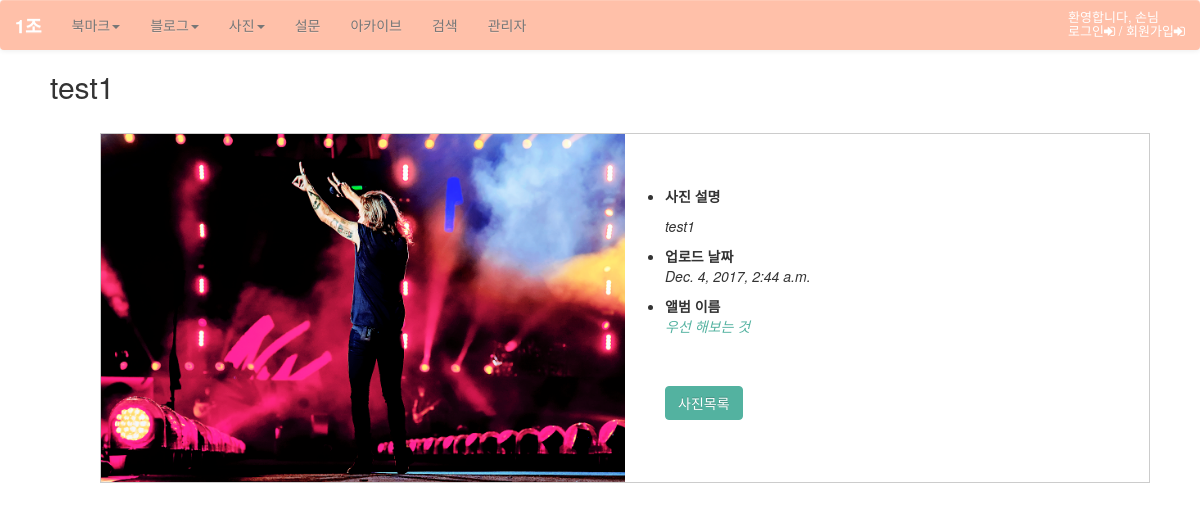
Screenshot of /photo/photo/1/ with the database file from the repository.
### photo/models.py (models this page shows, shortened)
@python_2_unicode_compatible
class Photo(models.Model):
    album = models.ForeignKey(Album)
    title = models.CharField(max_length=50)
    image = ThumbnailImageField(upload_to='photo/%Y/%m')
    description = models.TextField('Photo Description', blank=True)
    upload_date = models.DateTimeField('Upload Date', auto_now_add=True)
    owner = models.ForeignKey(User, null=True)
    class Meta:
        ordering = ['title']

@python_2_unicode_compatible
class Album(models.Model):
    name = models.CharField(max_length=50)
    description = models.CharField('One Line Description', max_length=100, blank=True)
    owner = models.ForeignKey(User, null=True)
    class Meta:
        ordering = ['name']

### photo/views.py (the view)
# urls.py: url(r'^photo/(?P<pk>\d+)/$', PhotoDV.as_view(), name='photo_detail'),
class PhotoDV(DetailView):
    model = Photo

### photo/templates/photo/photo_detail.html (shortened to what this page needs)
{% extends "base.html" %}
{% load staticfiles %}
{% block extrastyle %}{% static "photo/photo.css" %}{% endblock %}
{% block content %}
<div id="content">
    <h2>{{ object.title }}</h2>
    <table class="photo-detail">
    <tr>
    <td>
        <a href="{{ object.image.url }}">
        <img style="max-width:100%" src="{{ object.image.url }}" />
        </a>
    </td>
    <td>
    <ul>
        <li class="nono">사진 설명</li>
        {% if object.description %}<p>{{ object.description|linebreaks }}</p>
        {% else %}<p>(blank)</p>{% endif %}
        <li class="nono">업로드 날짜</li>
        <p>{{ object.upload_date }}</p>
        <li  class="nono">앨범 이름</li>
        <p><a href="{% url 'photo:album_detail' object.album.id %}">{{ object.album.name }}</a></p>
        <br />
        <br />
        <a href="{% url 'photo:album_detail' object.album.id %}" class="btn btn-primary" role="button">사진목록</a>
    </ul>
    </td>
    </tr></table>
</div>
{% endblock %}

### static/css/base.css (style rules this page uses)
body { background: white; }
a, a:focus { color: #53B2A0; }
.btn-primary { background: #53B2A0; border: 1px solid #53B2A0; color: #fff; box-shadow: none; }
#content { margin-left: 50px; }

### photo/static/photo/photo.css (style rules this page uses)
table.photo-detail { margin: 30px 50px 0 50px; border: 1px solid #ccc; }
table.photo-detail td { width: 50%; }
table.photo-detail ul li { font-weight: bold; }
table.photo-detail ul p { font-style: italic; }

### rows the page displays
Photo: title "test1", image (picture), description "test1", upload_date "Dec. 4, 2017, 2:44 a.m.", album.name "우선 해보는 것"
